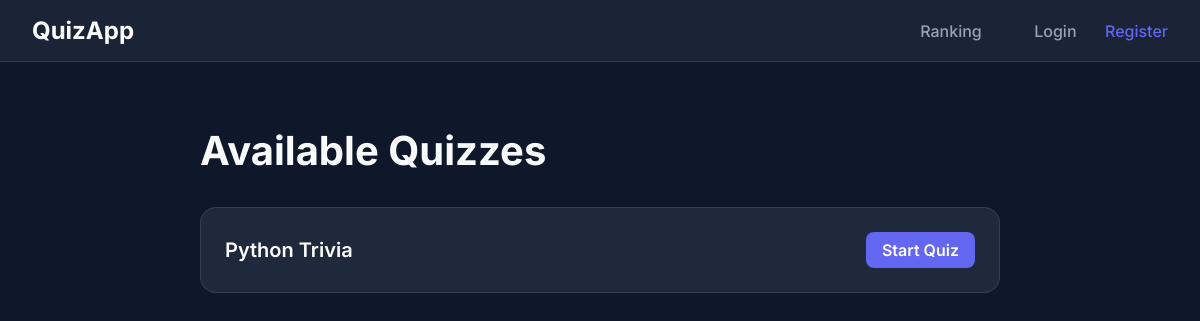
Before: / with the older database file.
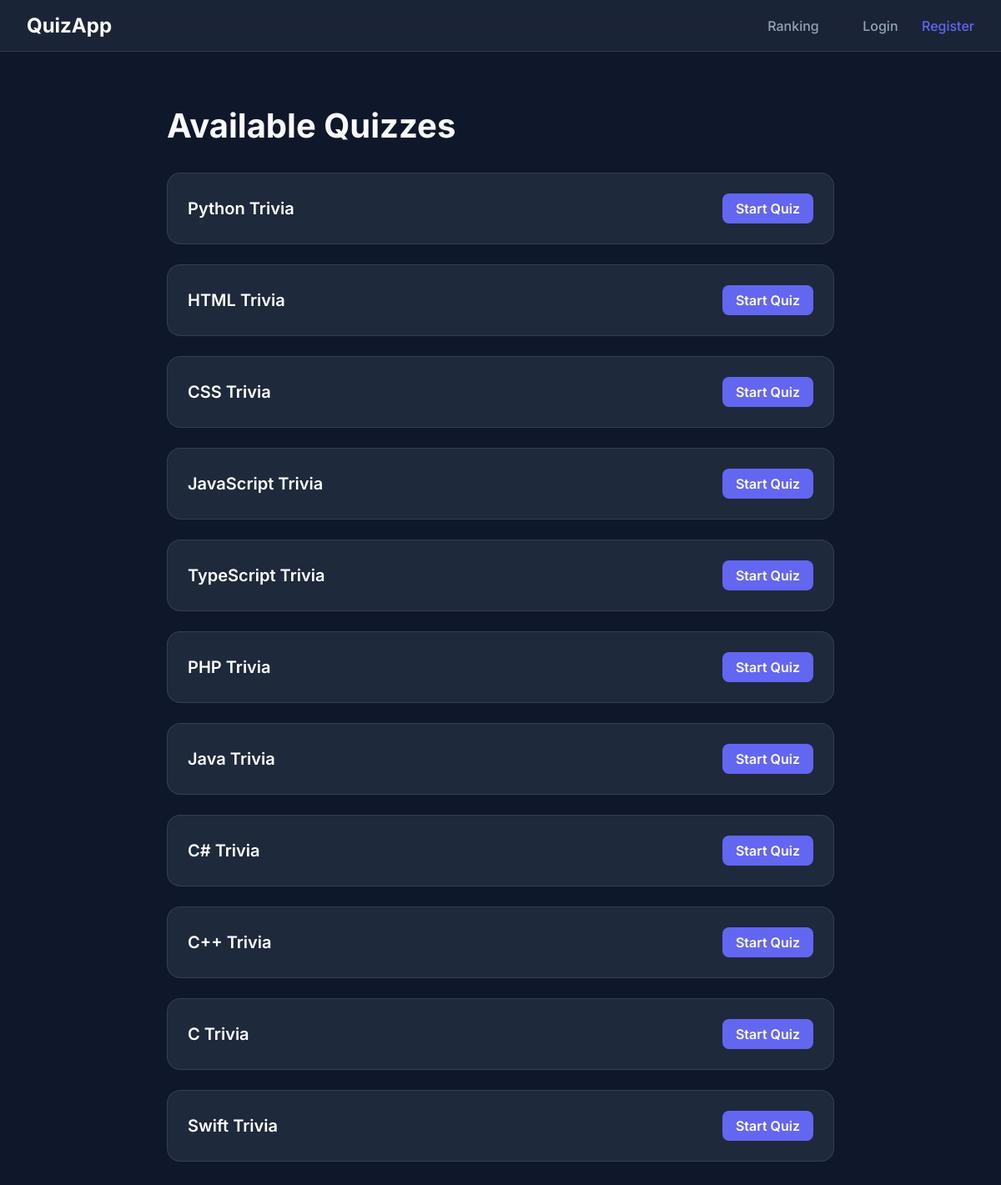
After: the same page with the newer database file.
### quizzes/models.py (models this page shows, shortened)
class Quiz(models.Model):
    name = models.CharField(max_length=100)

### quizzes/views.py (the view)
# urls.py: path("", views.IndexView.as_view(), name="index"),
class IndexView(generic.ListView):
    model = Quiz
    template_name = "quizzes/index.html"

### quizzes/templates/quizzes/index.html (shortened to what this page needs)
<!DOCTYPE html>
<html lang="en">
<head>
</head>
<body>
    <nav>
        <a href="/" class="logo">QuizApp</a>
        <div class="nav-links">
            <a href="{% url 'quizzes:ranking' %}" style="margin-right: 1.5rem;">Ranking</a>
            {% if user.is_authenticated %}
                <span>Hello, <strong>{{ user.username }}</strong></span>
                {% if user.is_staff %}
                    <a href="/admin">Admin Panel</a>
                {% endif %}
                <a href="{% url 'logout' %}">Logout</a>
            {% else %}
                <a href="{% url 'login' %}">Login</a>
                <a href="{% url 'register' %}" style="color: var(--primary)">Register</a>
            {% endif %}
        </div>
    </nav>
    <div class="container">
        <h1>Available Quizzes</h1>
        {% if quiz_list %}
            <div class="quiz-grid">
                {% for quiz in quiz_list %}
                    <a href="{% url 'quizzes:display_quiz' quiz.id %}" class="quiz-card">
                        <span class="quiz-name">{{ quiz.name }}</span>
                        <span class="btn-start">Start Quiz</span>
                    </a>
                {% endfor %}
            </div>
        {% else %}
            <p style="color: var(--text-muted)">No quizzes are available right now. Check back later!</p>
        {% endif %}
    </div>
</body>
</html>

### quizzes/templates/quizzes/index.html (style rules this page uses)
:root { --primary: #6366f1; --bg: #0f172a; --card-bg: #1e293b; --text: #f8fafc; --text-muted: #94a3b8; }
body { font-family: 'Inter', sans-serif; background-color: var(--bg); color: var(--text); margin: 0; padding: 0; }
nav { background: rgba(30, 41, 59, 0.8); backdrop-filter: blur(10px); padding: 1rem 2rem; display: flex; justify-content: space-between; align-items: center; border-bottom: 1px solid rgba(255, 255, 255, 0.1); position: sticky; top: 0; z-index: 100; }
.logo { font-weight: 700; font-size: 1.5rem; color: white; text-decoration: none; }
.nav-links a { color: var(--text-muted); text-decoration: none; margin-left: 1.5rem; font-weight: 500; transition: color 0.2s; }
.container { max-width: 800px; margin: 4rem auto; padding: 0 1.5rem; }
h1 { font-size: 2.5rem; margin-bottom: 2rem; }
.quiz-grid { display: grid; gap: 1.5rem; }
.quiz-card { background: var(--card-bg); padding: 1.5rem; border-radius: 1rem; border: 1px solid rgba(255, 255, 255, 0.1); display: flex; justify-content: space-between; align-items: center; transition: transform 0.2s, box-shadow 0.2s; text-decoration: none; color: white; }
.quiz-name { font-weight: 600; font-size: 1.25rem; }
.btn-start { background: var(--primary); color: white; padding: 0.5rem 1rem; border-radius: 0.5rem; font-weight: 600; }

Changed rows visible on the page:
added Quiz: name "HTML Trivia"
added Quiz: name "CSS Trivia"
added Quiz: name "JavaScript Trivia"
added Quiz: name "TypeScript Trivia"
added Quiz: name "PHP Trivia"
added Quiz: name "Java Trivia"
added Quiz: name "C# Trivia"
added Quiz: name "C++ Trivia"
added Quiz: name "C Trivia"
added Quiz: name "Swift Trivia"
